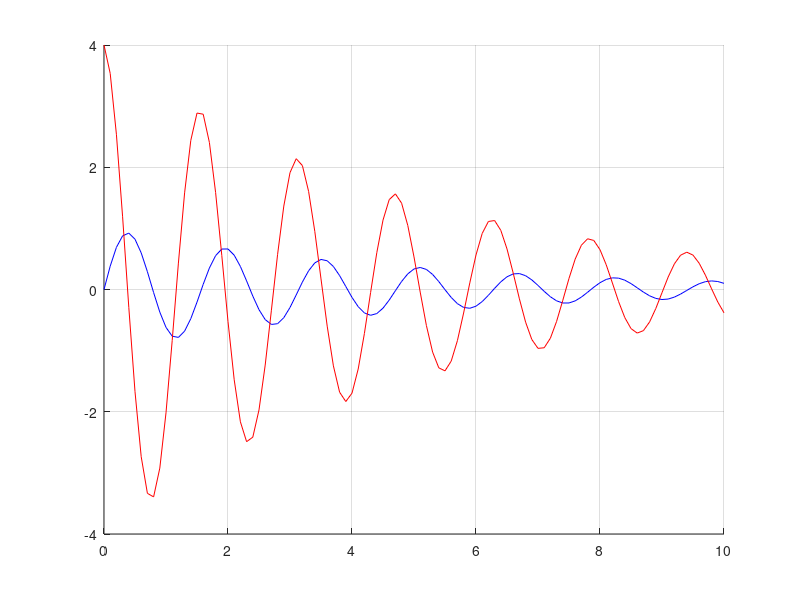

This figure's MATLAB source:
clc
clear all
t = 0:0.1:10;
pos = sin(4*t).*exp(-0.2*t);
vel = 4*cos(4*t).*exp(-0.2*t)-0.2*sin(4*t).*exp(-0.2*t);
h.fig = figure(1);
h.axs = axes;
h.lin(1) = line(t,pos,'Color','b');
h.lin(2) = line(t,vel,'Color','r');
grid;

h.axs;
get(h.lin(1),'Parent');
get(h.axs,'Children');
